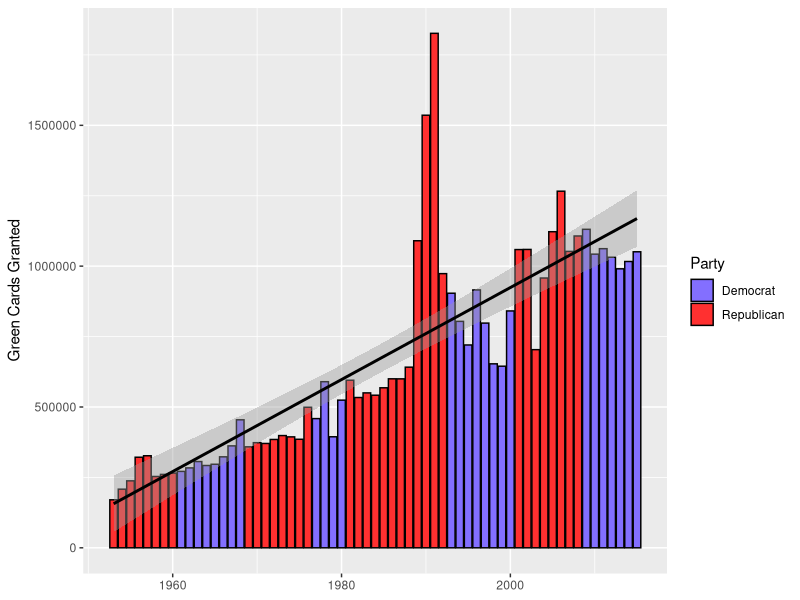
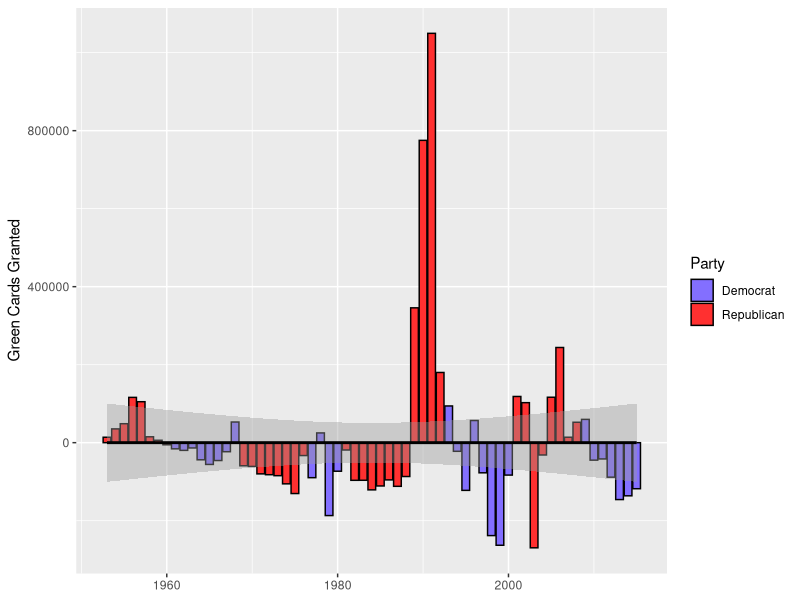
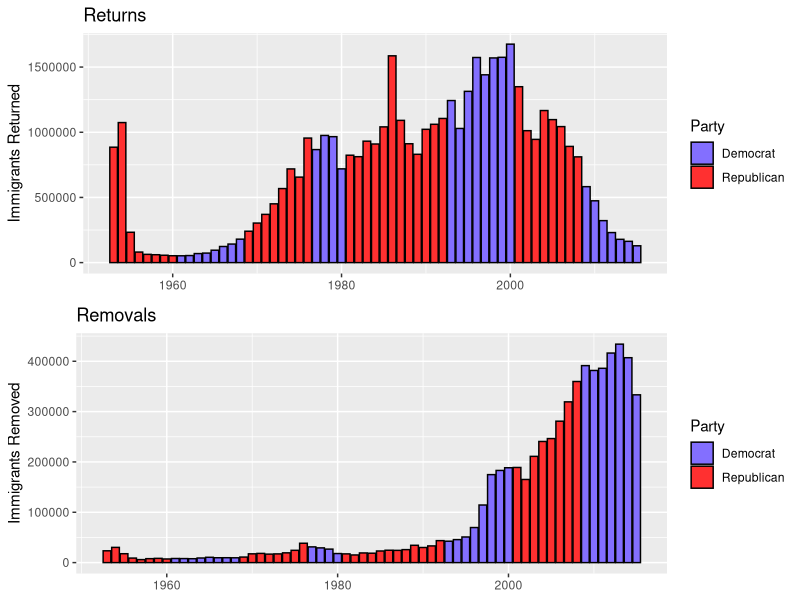

Reproduce these figures in R, in order.
## ---- chunk 1
knitr::opts_chunk$set(
  warning = FALSE, 
  message = FALSE
)
options(scipen=999)
## ---- chunk 2
# Libraries
library(tidyverse)
library(lubridate)
library(broom)
library(gridExtra)

# President data
data(presidential)
presidential$start <- year(presidential$start)
presidential$end <- year(presidential$end)-1

# Create index of party years
  # I couldn't think of a clever automatic way of doing this...
party_year <- data.frame(Year = seq(1953, 2016), Party = c(rep("Republican",8), rep("Democrat",8), 
                                                           rep("Republican",8), rep("Democrat",4),
                                                           rep("Republican",12), rep("Democrat",8),
                                                           rep("Republican",8), rep("Democrat",8)))

# Immigration data
green_card <- read_csv("../../static/data/Persons Obtaining Lawful Permanent Resident Status-Fiscal Years 1820 to 2015.csv")
green_card <- merge(green_card, party_year, by = "Year")
removals <- read_csv("../../static/data/Aliens Removed Or Returned-Fiscal Years 1892 To 2015.csv")
removals <- merge(removals, party_year, by = "Year")
## ---- chunk 3
ggplot(data = green_card, aes(x = Year, y = Number)) +
  geom_col(aes(fill = Party), colour = "black") +
  geom_smooth(method = "lm", colour = "black") +
  labs(x = NULL, y = "Green Cards Granted") +
  scale_fill_manual(values = c("slateblue1", "firebrick1"))
## ---- chunk 4
# Calculate residuals
green_card_resids <- augment(lm(Number~Year, data = green_card))
green_card_resids <- merge(green_card_resids, party_year, by = "Year")

# Plot them
ggplot(data = green_card_resids, aes(x = Year, y = .resid)) +
  geom_col(aes(fill = Party), colour = "black") +
  geom_smooth(method = "lm", colour = "black") +
  labs(x = NULL, y = "Green Cards Granted") +
  scale_fill_manual(values = c("slateblue1", "firebrick1"))
## ---- chunk 5
# Returns
return_bar <- ggplot(data = removals, aes(x = Year, y = Returns)) +
  geom_col(aes(fill = Party), colour = "black") +
  # geom_smooth(method = "lm", colour = "black") +
  labs(x = NULL, y = "Immigrants Returned") +
  scale_fill_manual(values = c("slateblue1", "firebrick1")) +
  ggtitle("Returns")

# Removals
removal_bar <- ggplot(data = removals, aes(x = Year, y = Removals)) +
  geom_col(aes(fill = Party), colour = "black") +
  # geom_smooth(method = "lm", colour = "black") +
  labs(x = NULL, y = "Immigrants Removed") +
  scale_fill_manual(values = c("slateblue1", "firebrick1")) +
  ggtitle("Removals")

# Stick'em
grid.arrange(return_bar, removal_bar)
